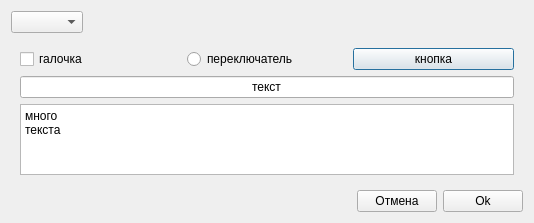
<?xml version="1.0" encoding="UTF-8"?>
<ui version="4.0">
 <class>StylesWidget</class>
 <widget class="QDialog" name="StylesWidget">
  <property name="geometry">
   <rect>
    <x>0</x>
    <y>0</y>
    <width>534</width>
    <height>223</height>
   </rect>
  </property>
  <property name="minimumSize">
   <size>
    <width>0</width>
    <height>220</height>
   </size>
  </property>
  <property name="maximumSize">
   <size>
    <width>16777215</width>
    <height>250</height>
   </size>
  </property>
  <property name="windowTitle">
   <string>Dialog</string>
  </property>
  <layout class="QVBoxLayout" name="verticalLayout">
   <item>
    <layout class="QHBoxLayout" name="horizontalLayout">
     <item>
      <widget class="QComboBox" name="mpStyles"/>
     </item>
     <item>
      <spacer name="horizontalSpacer">
       <property name="orientation">
        <enum>Qt::Horizontal</enum>
       </property>
       <property name="sizeHint" stdset="0">
        <size>
         <width>40</width>
         <height>20</height>
        </size>
       </property>
      </spacer>
     </item>
    </layout>
   </item>
   <item>
    <widget class="QWidget" name="widget" native="true">
     <property name="minimumSize">
      <size>
       <width>0</width>
       <height>0</height>
      </size>
     </property>
     <layout class="QVBoxLayout" name="verticalLayout_2">
      <item>
       <layout class="QHBoxLayout" name="horizontalLayout_2">
        <item>
         <widget class="QCheckBox" name="checkBox">
          <property name="text">
           <string>галочка</string>
          </property>
         </widget>
        </item>
        <item>
         <widget class="QRadioButton" name="radioButton">
          <property name="text">
           <string>переключатель</string>
          </property>
         </widget>
        </item>
        <item>
         <widget class="QPushButton" name="pushButton">
          <property name="text">
           <string>кнопка</string>
          </property>
         </widget>
        </item>
       </layout>
      </item>
      <item>
       <widget class="QLineEdit" name="lineEdit">
        <property name="text">
         <string>текст</string>
        </property>
        <property name="alignment">
         <set>Qt::AlignCenter</set>
        </property>
       </widget>
      </item>
      <item>
       <widget class="QPlainTextEdit" name="plainTextEdit">
        <property name="plainText">
         <string>много
текста</string>
        </property>
        <property name="textInteractionFlags">
         <set>Qt::TextSelectableByKeyboard|Qt::TextSelectableByMouse</set>
        </property>
       </widget>
      </item>
     </layout>
     <zorder></zorder>
     <zorder>lineEdit</zorder>
     <zorder>plainTextEdit</zorder>
    </widget>
   </item>
   <item>
    <layout class="QHBoxLayout" name="horizontalLayout_3">
     <item>
      <spacer name="horizontalSpacer_2">
       <property name="orientation">
        <enum>Qt::Horizontal</enum>
       </property>
       <property name="sizeHint" stdset="0">
        <size>
         <width>40</width>
         <height>20</height>
        </size>
       </property>
      </spacer>
     </item>
     <item>
      <widget class="QPushButton" name="mpCancel">
       <property name="text">
        <string>Отмена</string>
       </property>
      </widget>
     </item>
     <item>
      <widget class="QPushButton" name="mpOk">
       <property name="text">
        <string>Ok</string>
       </property>
      </widget>
     </item>
    </layout>
   </item>
  </layout>
 </widget>
 <resources/>
 <connections/>
</ui>
